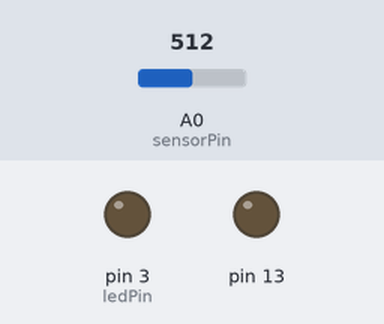
The sketch below on a simulated Arduino Uno, built with avr-gcc and run on an emulated ATmega328P. On the bench: output pins drawn as LEDs (lit = HIGH). The test bench sets the inputs (shaded band); at power-on: A0 (sensorPin) = 512. What the sketch prints to the serial monitor is not drawn.

Above: at 6.2 s.
6.3 s: A0 (sensorPin) set to 306
At 7.5 s:
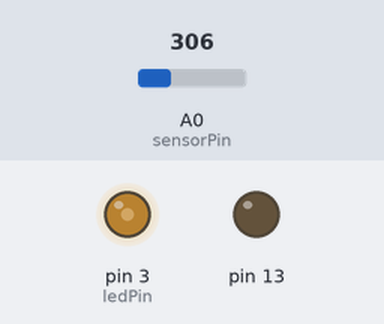
7.8 s: A0 (sensorPin) set to 122
At 8.6 s:
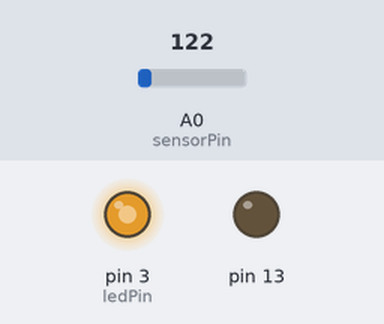
9.3 s: A0 (sensorPin) set to 511
At 9.8 s:
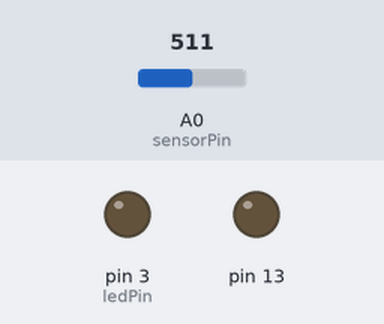
Timing chart, 0 to 12.3 s (numbered marks = the images above; inputs shaded):
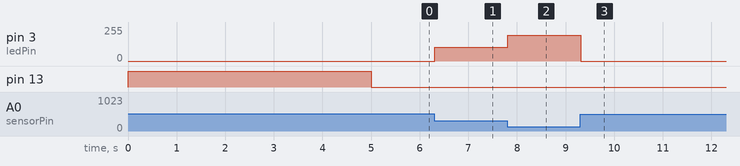

Measured:
- after the input at 6.3 s, pin 3 (ledPin): 0/255 → 102/255 at once
- after the input at 7.8 s, pin 3 (ledPin): 102/255 → 194/255 at once
- after the input at 9.3 s, pin 3 (ledPin): 194/255 → 0/255 at once

The sketch:

AnalogCalibrateSmooth.ino
```cpp
// Sensor Calibration
const int numReadings = 10;
const int sensorPin = A0;
const int ledPin = 3;

int readings[numReadings];
int index = 0;
int total = 0;
int average = 0;

int sensorValue = 0;
int sensorMin = 1023;
int sensorMax = 0;

void setup()
{
  pinMode(13, OUTPUT);
  digitalWrite(13, HIGH);

  while (millis() < 5000)
  {
    sensorValue = analogRead(sensorPin);
    if (sensorValue > sensorMax)
    {
      sensorMin = sensorValue;
    }

    if (sensorValue < sensorMin)
    {
      sensorMin = sensorValue;
    }
  }

  digitalWrite(13, LOW);
  Serial.begin(9600);
  Serial.print("Min: ");
  Serial.println(sensorMin);
  Serial.print("Max: ");
  Serial.println(sensorMax);

  for (int thisReading = 0; thisReading < numReadings; thisReading++)
    readings[thisReading] = 0;
}

void loop()
{
  sensorValue = analogRead(sensorPin);
  sensorValue = map(sensorValue, sensorMin, sensorMax, 0, 255);
  sensorValue = constrain(sensorValue, 0, 255);
  //Serial.println(sensorValue);
  total -= readings[index];
  readings[index] = sensorValue;
  total += readings[index];
  index++;
  if (index >= numReadings)
    index = 0;
  average = total / numReadings;
  analogWrite(ledPin, average);
  delay(1);
}
```
